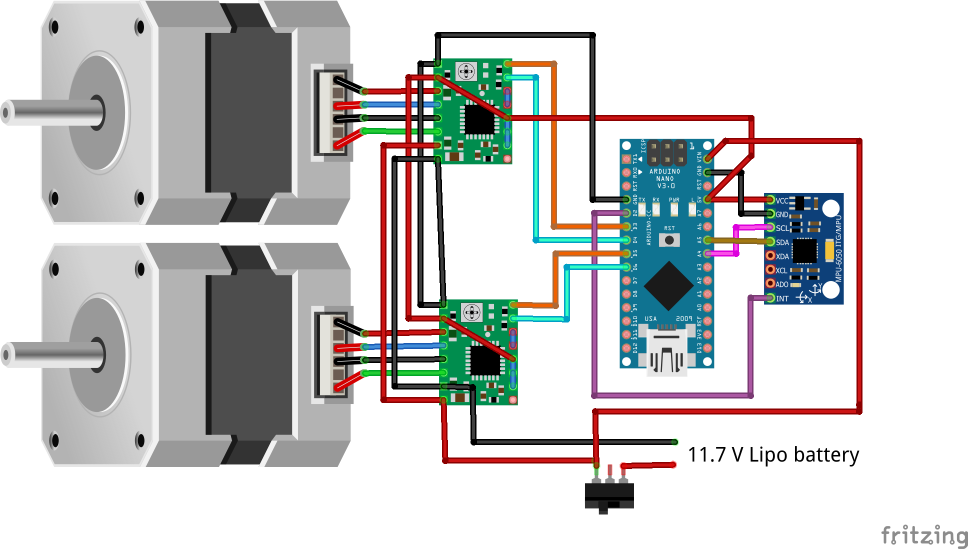
#> input picture Selfbalance/Selfbalance/wiring.png, 1935 x 1098 px, given in place of the camera (shown at 1/2 size)
$ python 'ball following.py'
#> lines starting #> are read from the running program, lines starting #| are printed output that depends on the picture; after the words box and inside, x2 and y2 are one past the last pixel; in counts of white or black regions, pixels touching at a corner belong together
# import the necessary packages
from collections import deque
from imutils.video import VideoStream
import numpy as np
import argparse
import cv2
import imutils
import time
import serial

ser1 = serial.Serial('COM14' , 9600)

focal_length = 65 * 25
# construct the argument parse and parse the arguments
ap = argparse.ArgumentParser()
ap.add_argument("-v", "--video",
                help="path to the (optional) video file")
ap.add_argument("-b", "--buffer", type=int, default=64,
                help="max buffer size")
args = vars(ap.parse_args())
# define the lower and upper boundaries of the "green"
# ball in the HSV color space, then initialize the
# list of tracked points
greenLower = (29, 86, 6)
greenUpper = (64, 255, 255)
pts = deque(maxlen=args["buffer"])

# if a video path was not supplied, grab the reference
# to the webcam
if not args.get("video", False):
    vs = VideoStream(src=0).start()

# otherwise, grab a reference to the video file
else:
    vs = cv2.VideoCapture(args["video"])

# allow the camera or video file to warm up
time.sleep(2.0)
# keep looping
while True:
    # grab the current frame
    frame = vs.read()
#> frame is the input picture: shape (1098, 1935, 3); mean B, G, R 202.4, 202.7, 201.7

    # handle the frame from VideoCapture or VideoStream
    frame = frame[1] if args.get("video", False) else frame

    # if we are viewing a video and we did not grab a frame,
    # then we have reached the end of the video
    if frame is None:
        break

    # resize the frame, blur it, and convert it to the HSV
    # color space
    # frame = imutils.resize(frame, width=600)
    frame = imutils.resize(frame, width=600)
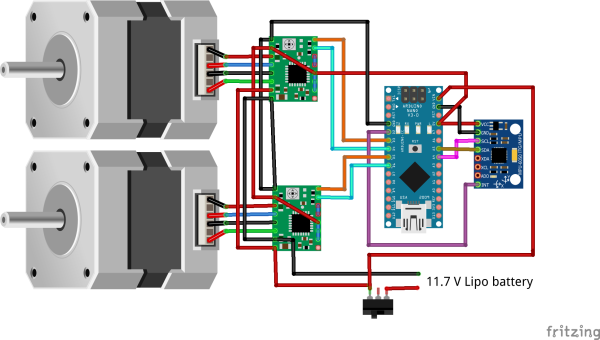
#> frame: shape (340, 600, 3); mean B, G, R 202.4, 202.7, 201.7
    blurred = cv2.GaussianBlur(frame, (11, 11), 0)
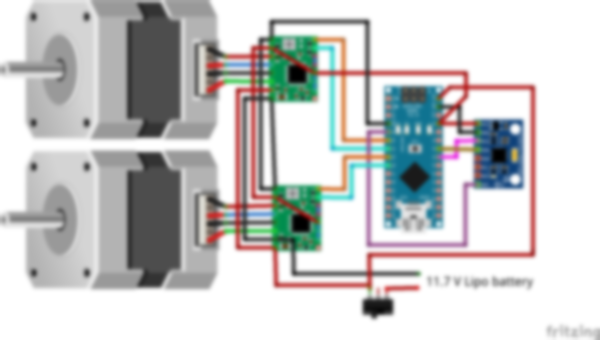
#> blurred: shape (340, 600, 3); mean B, G, R 202.4, 202.7, 201.7
    hsv = cv2.cvtColor(blurred, cv2.COLOR_BGR2HSV)
#> hsv: shape (340, 600, 3); mean H, S, V 14.9, 20.5, 209.2

    # construct a mask for the color "green", then perform
    # a series of dilations and erosions to remove any small
    # blobs left in the mask
    mask = cv2.inRange(hsv, greenLower, greenUpper)
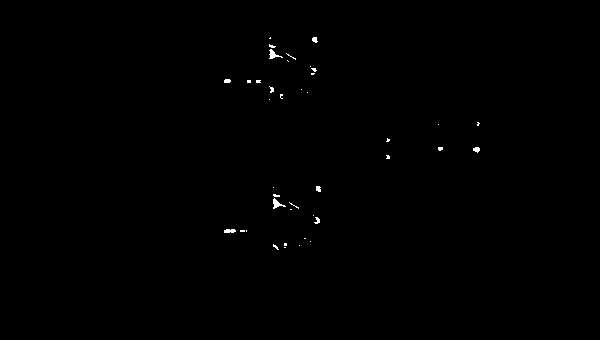
#> mask: shape (340, 600); 0.26% white; 40 white regions (31 under 20 px), largest, box (x1, y1, x2, y2) and area: (269, 49, 283, 59) 59, (273, 198, 286, 209) 59, (224, 229, 236, 233) 41
    mask = cv2.erode(mask, None, iterations=2)
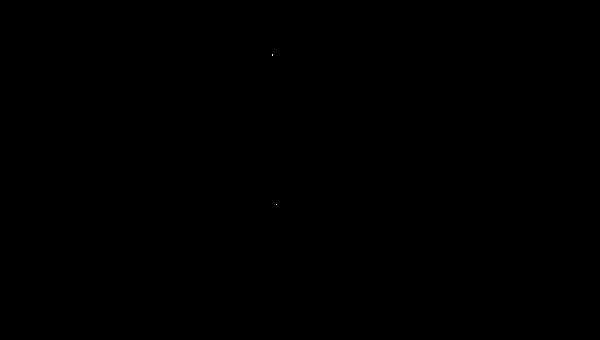
#> mask: shape (340, 600); 0% white in thin lines or dots, all inside (x1, y1, x2, y2) = (272, 54, 277, 205)
    mask = cv2.dilate(mask, None, iterations=2)
#> mask: shape (340, 600); 0.03% white; 2 white regions
    # find contours in the mask and initialize the current
    # (x, y) center of the ball
    cnts = cv2.findContours(mask.copy(), cv2.RETR_EXTERNAL,
                            cv2.CHAIN_APPROX_SIMPLE)
#> cnts = 2 contours, 1 with area under 20; largest, box (x1, y1, x2, y2) and area: (270, 52, 275, 58) 20
    cnts = imutils.grab_contours(cnts)
    center = None

    # only proceed if at least one contour was found
    if len(cnts) > 0:
        # find the largest contour in the mask, then use
        # it to compute the minimum enclosing circle and
        # centroid
        c = max(cnts, key=cv2.contourArea)
#> c = [[270, 52], [270, 57], [274, 57], [274, 52]]
        ((x, y), radius) = cv2.minEnclosingCircle(c)
#> x = 272; y = 54.5; radius = 3.2
        M = cv2.moments(c)
#> M = moments, m00 20, centre m10/m00, m01/m00 = (272, 54.5)
        center = (int(M["m10"] / M["m00"]), int(M["m01"] / M["m00"]))
#> center = (272, 54)
        #print (x-300,y-220)

        x=x-300
#> x = -28
        y=y-220
#> y = -165.5


       # if y > 50:
        #    ser1.write('u'.encode())#
        #elif(y < -50):
        #    ser1.write('d'.encode())#


        # only proceed if the radius meets a minimum size
        if radius > 10:
            # draw the circle and centroid on the frame,
            # then update the list of tracked points
            cv2.circle(frame, (int(x), int(y)), int(radius),
                       (0, 255, 255), -1)

            cv2.circle(frame, center, 5, (0, 0, 255), -1)

    # update the points queue
    pts.appendleft(center)
    # loop over the set of tracked points
    for i in range(1, len(pts)):
        # if either of the tracked points are None, ignore
        # them
        if pts[i - 1] is None or pts[i] is None:
            continue

        # otherwise, compute the thickness of the line and
        # draw the connecting lines
        thickness = int(np.sqrt(args["buffer"] / float(i + 1)) * 2.5)
        cv2.line(frame, pts[i - 1], pts[i], (0, 0, 255), thickness)

    #print(focal_length / radius)
    d= focal_length / radius
#> d = 507.5
    if x > 50:
        ser1.write('r'.encode())

    elif(x<-50):
        ser1.write('l'.encode())

    elif( d < 25):
        ser1.write('d'.encode())

    # show the frame to our screen
    cv2.imshow("blured", blurred)
    cv2.imshow("Frame", frame)
    key = cv2.waitKey(1) & 0xFF
#> (key q is pressed here)

    # if the 'q' key is pressed, stop the loop
    if key == ord("q"):
        break

# if we are not using a video file, stop the camera video stream
if not args.get("video", False):
    vs.stop()

# otherwise, release the camera
else:
    vs.release()

# close all windows
cv2.destroyAllWindows()
